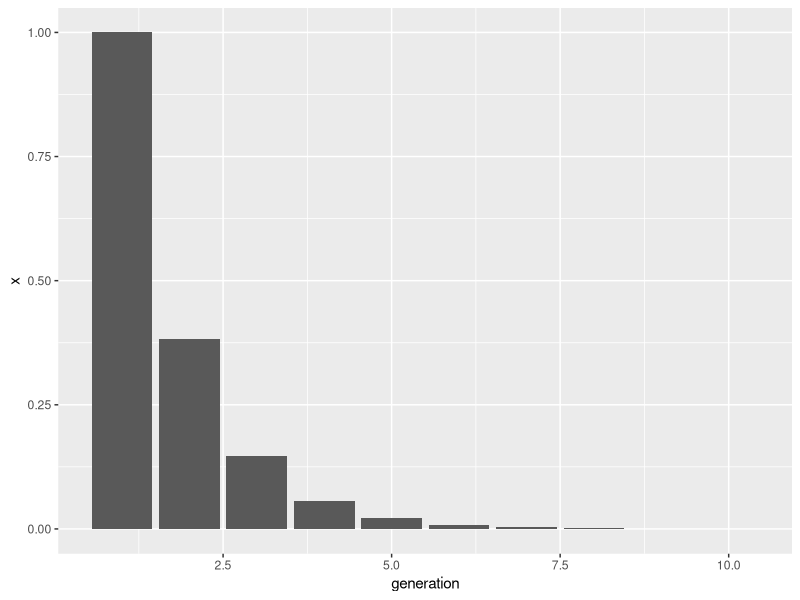

The R source for this figure:
## ---- chunk 1
#| column: margin
#| fig-width: 3
#| fig-height: 1
#| fig-cap: Simulation to confirm the solution. We let $\beta=\gamma=1$, implying a law of motion of $x_{t+1}=3x_t-x_{t-1}$, and as predicted $x$ declines by a factor of 0.38 each generation.

library(tidyverse)

x <- c(1, 0.381966) # initialize sequence with x_0=2, x_1=0.381966
i <- 2 # counter
while (i < 10) { # only go to 10 generations because we lose accuracy and everything turns negative
   x <- c(x, 3 * x[i] - x[i - 1])
   i <- i + 1
}
ggplot(tibble(x), aes(x = 1:nrow(tibble(x)), y = x)) +
   geom_bar(stat = "identity") +
   xlab("generation")
